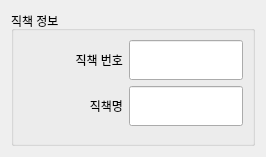
<?xml version="1.0" encoding="UTF-8"?>
<ui version="4.0">
 <class>TitleInfo</class>
 <widget class="QWidget" name="TitleInfo">
  <property name="geometry">
   <rect>
    <x>0</x>
    <y>0</y>
    <width>266</width>
    <height>157</height>
   </rect>
  </property>
  <property name="windowTitle">
   <string>직책</string>
  </property>
  <layout class="QGridLayout" name="gridLayout_2">
   <item row="0" column="0">
    <widget class="QGroupBox" name="groupBox">
     <property name="title">
      <string>직책 정보</string>
     </property>
     <layout class="QGridLayout" name="gridLayout">
      <item row="0" column="0">
       <layout class="QFormLayout" name="formLayout">
        <item row="0" column="1">
         <widget class="QLineEdit" name="le_no">
          <property name="minimumSize">
           <size>
            <width>0</width>
            <height>40</height>
           </size>
          </property>
         </widget>
        </item>
        <item row="2" column="0">
         <widget class="QLabel" name="lbl_name">
          <property name="minimumSize">
           <size>
            <width>100</width>
            <height>40</height>
           </size>
          </property>
          <property name="text">
           <string>직책명</string>
          </property>
          <property name="alignment">
           <set>Qt::AlignRight|Qt::AlignTrailing|Qt::AlignVCenter</set>
          </property>
         </widget>
        </item>
        <item row="2" column="1">
         <widget class="QLineEdit" name="le_name">
          <property name="minimumSize">
           <size>
            <width>0</width>
            <height>40</height>
           </size>
          </property>
         </widget>
        </item>
        <item row="0" column="0">
         <widget class="QLabel" name="lbl_no">
          <property name="minimumSize">
           <size>
            <width>100</width>
            <height>40</height>
           </size>
          </property>
          <property name="text">
           <string>직책 번호</string>
          </property>
          <property name="alignment">
           <set>Qt::AlignRight|Qt::AlignTrailing|Qt::AlignVCenter</set>
          </property>
         </widget>
        </item>
       </layout>
      </item>
     </layout>
    </widget>
   </item>
  </layout>
 </widget>
 <resources/>
 <connections/>
</ui>
